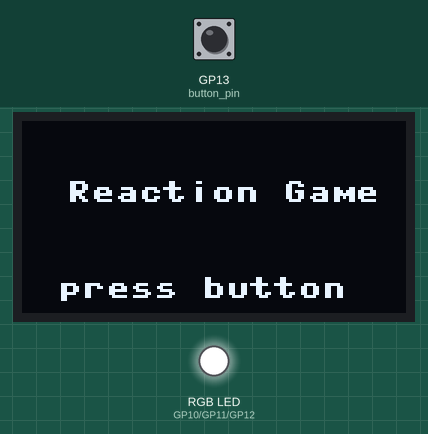
Bench run of a program on a simulated Raspberry Pi Pico running MicroPython. On the bench: 128×64 one-colour display, an RGB LED mixed from three pins (HIGH = lit). Inputs (shaded band) come from the test bench; at power-on: GP13 (button_pin) HIGH. Dim RGB values are drawn brighter than linear; library files of the repository ran but are not shown: sh1106.py; what the program prints to the serial console is not drawn.

Above: at 1.2 s.
1.3 s: GP13 (button_pin) pulled LOW for 0.15 s
At 2.4 s:
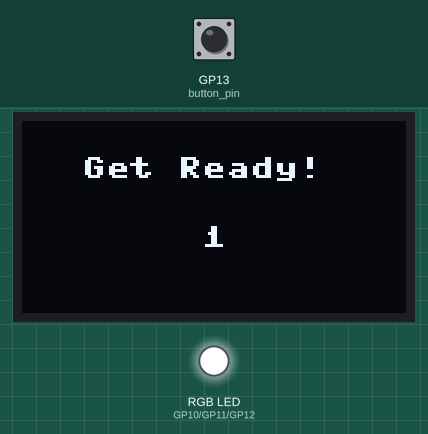
4.4 s: GP13 (button_pin) pulled LOW for 1 s
At 4.5 s:
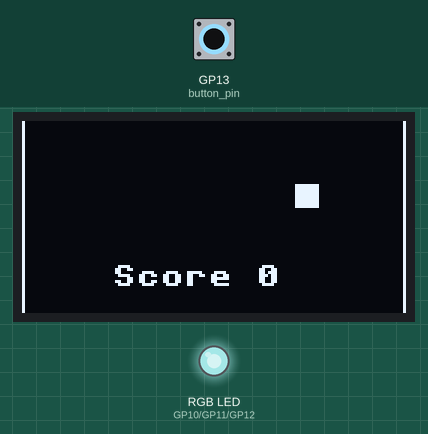
6.0 s: GP13 (button_pin) pulled LOW for 0.15 s
At 6.37 s:
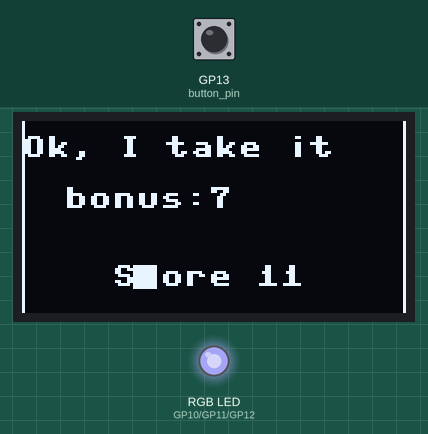
6.7 s: GP13 (button_pin) pulled LOW for 3.2 s
At 7.0 s:
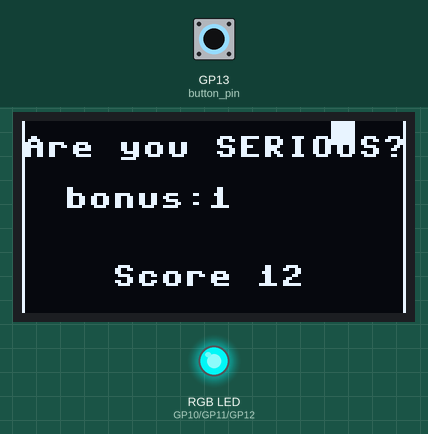
10.5 s: GP13 (button_pin) pulsed LOW 5 times (0.12 s each, 0.3 s apart)
At 11.99 s:
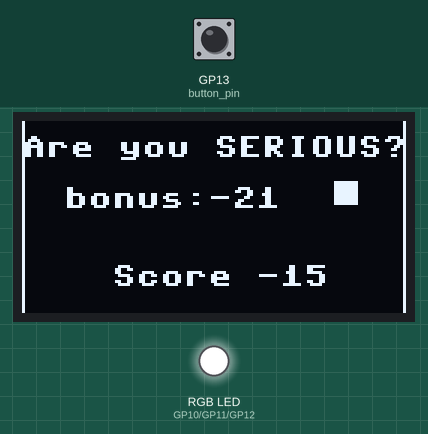
13.5 s: GP13 (button_pin) pulled LOW for 0.15 s
At 13.86 s:
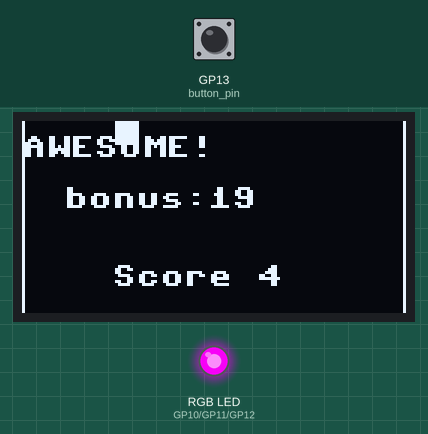
Timing chart, 0 to 15.2 s (numbered marks = the images above; inputs shaded):
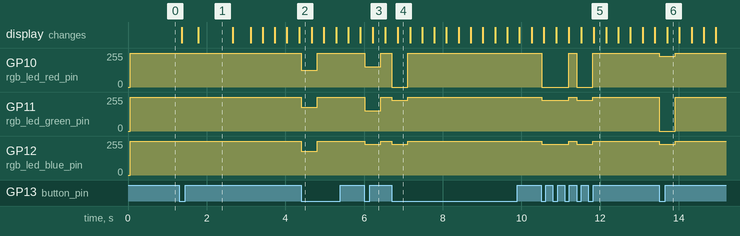

Measured:
- after the input at 1.3 s, the display: first changes after 0.06 s (image 1 shows a later state)
- after the input at 4.4 s, GP10 (rgb_led_red_pin): 255/255 → 127/255 at once, → 255/255 0.40 s later; GP11 (rgb_led_green_pin), GP12 (rgb_led_blue_pin): 255/255 → 179/255 at once, → 255/255 0.40 s later
- after the input at 6.0 s, GP10 (rgb_led_red_pin), GP11 (rgb_led_green_pin): 255/255 → 153/255 at once, → 255/255 0.40 s later; GP12 (rgb_led_blue_pin): 255/255 → 229/255 at once, → 255/255 0.40 s later; the display: changes after 0.22 s (image 3)
- after the input at 6.7 s, GP10 (rgb_led_red_pin): 255/255 → 0/255 at once, → 255/255 0.41 s later; GP11 (rgb_led_green_pin), GP12 (rgb_led_blue_pin): 255/255 → 229/255 at once, → 255/255 0.41 s later; the display: changes after 0.15 s (image 4)
- after the input at 10.5 s, GP10 (rgb_led_red_pin): 255/255 → 0/255 at once, → 255/255 0.70 s later, → 0/255 0.20 s later, → 255/255 0.41 s later; GP11 (rgb_led_green_pin): 255/255 → 229/255 at once, → 255/255 0.70 s later, → 229/255 0.20 s later, → 255/255 0.41 s later
- after the input at 13.5 s, GP10 (rgb_led_red_pin), GP12 (rgb_led_blue_pin): 255/255 → 229/255 at once, → 255/255 0.40 s later; GP11 (rgb_led_green_pin): 255/255 → 0/255 at once, → 255/255 0.40 s later; the display: changes after 0.20 s (image 6)
- what the display in image 1 shows lasts 0.9 s, from 1.8 s to 2.7 s

The program:

a_game.py
```python
import machine

from machine import Pin, I2C, PWM

import sh1106
import math
import time

TICKS_PER_SECOND: int = 30


def ticks_to_seconds_left(value: int) -> int:
    return math.ceil((value + TICKS_PER_SECOND - 1) / TICKS_PER_SECOND)


def ticks_to_seconds(value: int) -> int:
    return round(value / TICKS_PER_SECOND)


def scan(i2c: I2C):
    devices = i2c.scan()

    if len(devices) != 0:
        print("Number of I2C devices found=", len(devices))
        for device in devices:
            print("Device Hexadecimal Address= ", hex(device))
    else:
        print("No device found")


class Button:
    def __init__(self, pin: Pin):
        self.pin = pin

    def is_pressed(self):
        a = self.pin.value()
        return not a  # it is inverted


SCREEN_WIDTH = 128
SCREEN_HEIGHT = 64
BALL_SIZE = 8
WALL_SIZE = 1
MIDDLE_X = 64

class RGBLed:
    def __init__(self, red: Pin, green: Pin, blue: Pin):
        self.red_pwm = RGBLed.setup_pwm(red)
        self.green_pwm = RGBLed.setup_pwm(green)
        self.blue_pwm = RGBLed.setup_pwm(blue)
        self.turn_off()

    @staticmethod
    def setup_pwm(pin: Pin) -> PWM:
        RGB_FREQUENCY = 10000
        pwm = PWM(pin)
        pwm.freq(RGB_FREQUENCY)
        return pwm

    def set_values(self, red: int, green: int, blue: int):
        self.red_pwm.duty_u16(65535 - red)
        self.green_pwm.duty_u16(65535 - green)
        self.blue_pwm.duty_u16(65535 - blue)

    def set_color(self, colors: Tuple[float, float, float]) -> None:
        red = round(colors[0] * 65535)
        green = round(colors[1] * 65535)
        blue = round(colors[2] * 65535)
        self.set_values(red, green, blue)

    def turn_off(self) -> None:
        self.set_values(0,0,0)

class Rating:
    ARE_YOU_SERIOUS = 0
    NOT_CLOSE = 1
    OK = 2
    PERFECT = 3
    AWESOME = 4

    @staticmethod
    def str_value(rating_value):
        rating_map = {
            Rating.ARE_YOU_SERIOUS: "Are you SERIOUS?",
            Rating.NOT_CLOSE: "Not even close",
            Rating.OK: "Ok, I take it",
            Rating.PERFECT: "Perfect!",
            Rating.AWESOME: "AWESOME!",
        }
        return rating_map.get(rating_value, str(rating_value))


class GamePhase:
    def tick(self, button: Button) -> Bool:
        raise NotImplementedError("must be defined by GamePhases")


class MainMenu(GamePhase):
    def __init__(self):
        self.was_pressed = True

    def tick(self, button: Button):
        is_pressed = button.is_pressed()
        if is_pressed and not self.was_pressed:
            return True
        self.was_pressed = is_pressed


class CountDown(GamePhase):
    def __init__(self, count_down: int):
        self.count_down = count_down

    def tick(self, button: Button):
        if self.count_down == 0:
            return True

        self.count_down -= 1


class InGame(GamePhase):
    def __init__(self):
        self.button_was_down_last_tick: bool = True
        self.direction_x: int = 1
        self.direction_y: int = 1
        self.speed: int = 2
        self.right_side = SCREEN_WIDTH - BALL_SIZE - WALL_SIZE
        self.left_side = WALL_SIZE
        self.lower_side = SCREEN_HEIGHT - BALL_SIZE - WALL_SIZE
        self.upper_side = 0
        self.x: int = self.left_side
        self.y: int = self.upper_side
        self.speed_increase_every: int = TICKS_PER_SECOND * 3
        self.last_rating: Rating = Rating.OK
        self.last_bonus_given: int = 0
        self.score: int = 0
        self.rating_direction: int = 1
        self.rating_count: int = 0
        self.ticks_left: int = TICKS_PER_SECOND * 20

    def check_bounce_against_walls(self) -> None:
        next_x: int = self.x + self.direction_x * self.speed
        if next_x >= self.right_side:
            self.direction_x = -1
            next_x = self.right_side
        elif next_x <= self.left_side:
            self.direction_x = 1
            next_x = self.left_side
        self.x = next_x

        next_y: int = self.y + self.direction_y * self.speed
        if next_y >= self.lower_side:
            self.direction_y = -1
            next_y = self.lower_side
        elif next_y <= self.upper_side:
            self.direction_y = 1
            next_y = self.upper_side
        self.y = next_y

    def distance_to_cloest_wall(self) -> int:
        distance_to_left = self.x - self.left_side
        distance_to_right = self.right_side - self.x
        return min(distance_to_left, distance_to_right)

    @staticmethod
    def rating_from_distance_to_wall(distance: int) -> Rating:
        if distance > 25:
            return Rating.ARE_YOU_SERIOUS
        elif distance > 20:
            return Rating.NOT_CLOSE
        elif distance > 10:
            return Rating.OK
        elif distance > 5:
            return Rating.PERFECT
        return Rating.AWESOME

    def ball_bounced_from_button_press(self):
        self.direction_x = -self.direction_x
        self.direction_y = -self.direction_y
        self.ball_bounced()

    def rate_button_press(self) -> None:
        wall_distance = self.distance_to_cloest_wall()
        score: int = round(MIDDLE_X / 2 - wall_distance)
        if score > 0:
            score = round(score ** 1.5 / 8)
        self.last_bonus_given = score
        self.score += score
        self.last_rating = InGame.rating_from_distance_to_wall(wall_distance)
        self.rating_count += 1
        self.rating_direction = -1 if self.x <= MIDDLE_X else 1

    def allowed_to_be_rated(self) -> bool:
        return self.rating_direction == 0

    def button_went_down(self):
        if self.allowed_to_be_rated():
            self.rate_button_press()
        else:
            print("not allowed to be rated", self.x, self.rating_direction)

    def check_if_allowed_to_be_rated_again(self):
        if (self.rating_direction > 0 and self.x <= MIDDLE_X) or (
            self.rating_direction < 0 and self.x > MIDDLE_X
        ):
            self.rating_direction = 0

    def check_if_speed_should_increase(self):
        if self.ticks_left % self.speed_increase_every == 0:
            self.speed += 1

    def check_if_button_is_pressed(self):
        button_is_pressed_now = button.is_pressed()
        if button_is_pressed_now and not self.button_was_down_last_tick:
            self.button_went_down()
        self.button_was_down_last_tick = button_is_pressed_now

    def tick(self, button: Button):
        if self.ticks_left == 0:
            return True
        self.ticks_left -= 1

        self.check_bounce_against_walls()
        self.check_if_allowed_to_be_rated_again()
        self.check_if_speed_should_increase()
        self.check_if_button_is_pressed()


class GameOver(GamePhase):
    def __init__(self, score: int):
        self.score = score
        self.was_pressed = True
        self.ticks_left: int = TICKS_PER_SECOND * 1

    def tick(self, button: Button):
        if self.ticks_left == 0:
            is_pressed = button.is_pressed()
            if is_pressed and not self.was_pressed:
                return True
            self.was_pressed = is_pressed
        else:
            self.ticks_left -= 1


class Game:
    def __init__(self):
        self.is_over: bool = False
        self.phase = MainMenu()

    def switch_phase(self) -> GamePhase:
        phase: GamePhase = self.phase
        if isinstance(phase, MainMenu):
            return CountDown(TICKS_PER_SECOND * 2)
        elif isinstance(phase, CountDown):
            return InGame()
        elif isinstance(phase, InGame):
            return GameOver(phase.score)
        elif isinstance(phase, GameOver):
            return MainMenu()
        else:
            return "Unknown type"

    def tick(self, button: Button):
        is_done: Bool = self.phase.tick(button)
        if is_done:
            self.phase = self.switch_phase()


class RenderPhase:
    def __init__(self, display: SH1106_I2C, rgb_led: RGBLed=None):
        self.display = display

    def tick(self, button: Button) -> Bool:
        raise NotImplementedError("must be defined by GamePhases")


class RenderInGame(RenderPhase):
    def __init__(self, display: SH1106_I2C, rgb_led: RGBLed):
        self.display = display
        self.rgb_led = rgb_led
        self.last_shown_rating_count: int = 0
        self.show_rating_timer: int = 0

    def render_rating(self, rating: Rating, score_given: int):
        self.display.text(Rating.str_value(rating), 0, 5, 1)
        self.display.text("bonus:" + str(score_given), 14, 22, 1)

    def render_score(self, score: int) -> None:
        self.display.text("Score " + str(score), 30, 48, 1)

    def render_ticks_left(self, ticks: int) -> None:
        self.display.text("Time Left " + str(ticks), 10, 38, 1)

    def set_led_color_from_rating(self, rating: Rating):
        if rating == Rating.ARE_YOU_SERIOUS:
            color = (1, 0.1, 0.1)
        elif rating == Rating.NOT_CLOSE:
            color = (0.5, 0.3, 0.3)
        elif rating == Rating.OK:
            color = (0.4,0.4,0.1)
        elif rating == Rating.PERFECT:
            color = (0.1,0.5,0.1)
        elif rating == Rating.AWESOME:
            color = (0.1, 1, 0.1)

        self.rgb_led.set_color(color)

    def render(self, ingame: InGame):
        # self.display.text('Hello World!', 128 - ingame.x, 32, 1)
        if self.last_shown_rating_count != ingame.rating_count:
            self.show_rating_timer = TICKS_PER_SECOND * 0.5
            self.last_shown_rating_count = ingame.rating_count
            self.set_led_color_from_rating(ingame.last_rating)

        if self.show_rating_timer > 0:
            self.show_rating_timer -= 1
            if self.show_rating_timer == 0:
                self.rgb_led.turn_off()
            self.render_rating(ingame.last_rating, ingame.last_bonus_given)

        self.render_score(ingame.score)

        if ingame.ticks_left < 100:
            self.render_ticks_left(ingame.ticks_left)

        self.display.vline(0, 0, 64, 1)
        self.display.vline(127, 0, 64, 1)
        self.display.fill_rect(ingame.x, ingame.y, BALL_SIZE, BALL_SIZE, 1)

    def close(self):
        self.rgb_led.turn_off()


class RenderMainMenu(RenderPhase):
    def render(self, main: MainMenu):
        self.display.text("Reaction Game", 15, 20, 1)
        self.display.text("press button", 12, 52, 1)


class RenderGameOver(RenderPhase):
    def render(self, game_over: GameOver) -> None:
        self.display.text("GAME OVER", 30, 20, 1)
        self.display.text("Score " + str(game_over.score), 32, 34, 1)
        if game_over.ticks_left == 0:
            self.display.text("press button", 12, 52, 1)


class RenderCountDown(RenderPhase):
    def render(self, count_down: CountDown):
        self.display.text("Get Ready!", 20, 12, 1)
        self.display.text(str(ticks_to_seconds(count_down.count_down)), 60, 35, 1)


class Render:
    def __init__(self, display: SH1106_I2C, rgb_led: RGBLed):
        self.display = display
        self.rgb_led = rgb_led
        self.phase: RenderPhase = None

    def switch_render_phase_if_needed(self, phase: GamePhase):
        if isinstance(phase, MainMenu) and not isinstance(self.phase, RenderMainMenu):
            self.phase = RenderMainMenu(self.display)
        elif isinstance(phase, CountDown) and not isinstance(self.phase, RenderCountDown):
            self.phase = RenderCountDown(self.display)
        elif isinstance(phase, InGame) and not isinstance(self.phase, RenderInGame):
            self.phase = RenderInGame(self.display, self.rgb_led)
        elif isinstance(phase, GameOver) and not isinstance(self.phase, RenderGameOver):
            self.phase.close()
            self.phase = RenderGameOver(self.display)

    def render(self, phase: GamePhase):
        self.display.fill(0)
        self.switch_render_phase_if_needed(phase)
        self.phase.render(phase)
        self.display.show()


def initialize_i2c(sda_pin: Pin, scl_pin: Pin) -> I2C:
    i2c = I2C(1, sda=sda_pin, scl=scl_pin, freq=400000)
    return i2c


def initialize_display() -> SH1106_I2C:
    display: SH1106_I2C = sh1106.SH1106_I2C(128, 64, i2c)
    display.sleep(False)
    return display


# All pins used on the board. I2C is for the display
i2c_sda_pin = Pin(2)
i2c_scl_pin = Pin(3)
rgb_led_red_pin = Pin(10)
rgb_led_green_pin = Pin(11)
rgb_led_blue_pin = Pin(12)
button_pin = Pin(13, Pin.IN, Pin.PULL_UP)
# --------------------------

i2c = initialize_i2c(i2c_sda_pin, i2c_scl_pin)
display = initialize_display()
button = Button(button_pin)
rgb_led = RGBLed(rgb_led_red_pin, rgb_led_green_pin, rgb_led_blue_pin)

# scan(i2c)
game = Game()
render = Render(display, rgb_led)

while not game.is_over:
    game.tick(button)
    render.render(game.phase)
```
